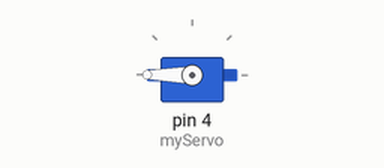
A sketch run on a simulated Arduino Uno, built with avr-gcc and run on an emulated ATmega328P. Shown: servo.

Above: at 0.05 s.
Timing chart, 0 to 4.6 s (numbered marks = the images above):
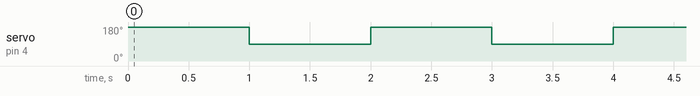

The sketch:

sketch_jul01a.ino
```cpp
//Savor motor
#include <Servo.h>
Servo myServo;
void setup() {
  // put your setup code here, to run once:
  Serial.begin(9600);
  myServo.attach(4);
}

void loop() {
  // put your main code here, to run repeatedly:
  myServo.write(180);
  delay(1000);
  myServo.write(90);
  delay(1000);

}
```

Measured:
- by itself, servo on pin 4 (myServo): alternates 180° for 1.0 s and 90° for 1.0 s
